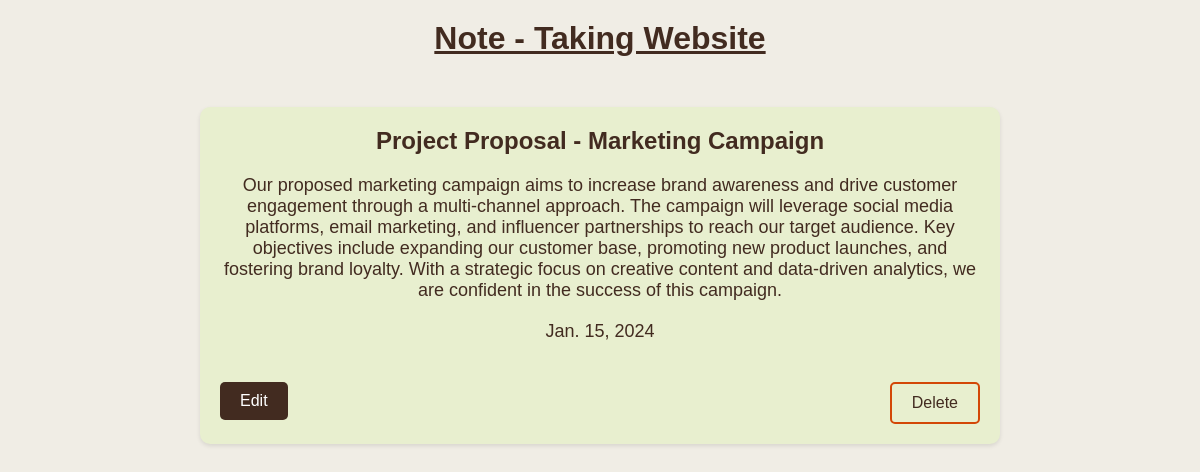
The page /note/Project Proposal - Marketing Campaign on the database its author committed.
### app/models.py (models this page shows)
class Note(models.Model):
    title = models.CharField(max_length=50)
    content = models.CharField(max_length=2000)
    data_created = models.DateField()
    class Meta:
        db_table = "NOTE DATA"

### app/views.py (the view)
# urls.py: path('note/<note_title>', views.note_details, name="note_details"),
def note_details(request, note_title):
    note = get_object_or_404(Note, title=note_title)
    return render(request, 'note_details.html', {"note": note})

### app/templates/note_details.html (shortened to what this page needs)
<!DOCTYPE html>
<html lang="en">
<head>
</head>
<body>
    <a href="{% url 'landing_page' %}">
        <h1>Note - Taking Website</h1>
    </a>
    <div class="container">
        <div class="main-section">
            <h2>{{ note.title }}</h2>
            <p>{{ note.content }}</p>
            <p>{{ note.data_created }}</p>
            <div class="button-container">
                <a href="{% url 'edit_note' note.title %}">
                    <button class="edit">Edit</button>
                </a>
                <form action="{% url 'delete_note' note.title %}" method="post">
                    <input class="delete-button" type="submit" value="Delete">
                </form>
            </div>
        </div>
    </div>
</body>
</html>

### app/templates/note_details.html (style rules this page uses)
body, h1, h2, h3, p, ul, li { margin: 0; padding: 0; box-sizing: border-box; font-family: Arial, sans-serif; }
body { background-color: #F0EDE5; color: #422b20; text-align: center; padding: 20px; }
.container { max-width: 800px; margin: 0 auto; }
.main-section { margin-top: 50px; background-color: #E8EFCF; padding: 20px; border-radius: 10px; box-shadow: 0 2px 4px rgba(0, 0, 0, 0.1); display: flex; flex-direction: column; }
.main-section h2 { font-size: 24px; margin-bottom: 20px; }
.main-section p { font-size: 18px; margin-bottom: 20px; }
.button-container { margin-top: 20px; display: flex; justify-content: space-between; }
.button-container button { background-color: #422b20; color: #fff; padding: 10px 20px; border: none; border-radius: 5px; font-size: 16px; cursor: pointer; transition: background-color 0.3s; }
.delete-button { background-color: #E8EFCF; color: #422b20; padding: 10px 20px; border: 2px solid #d34707; border-radius: 5px; font-size: 16px; cursor: pointer; transition: background-color 0.3s, color 0.3s; }
a { color: inherit; }

### rows shown on the page
Note: title "Project Proposal - Marketing Campaign", content "Our proposed marketing campaign aims to increase brand awareness and drive customer engagement through a multi-channel approach. The campaign will leverage social media platforms, email marketing, and influencer partnerships to reach our target audience. Key objectives include expanding our customer base, promoting new product launches, and fostering brand loyalty. With a strategic focus on creative content and data-driven analytics, we are confident in the success of this campaign.", data_created "Jan. 15, 2024"
